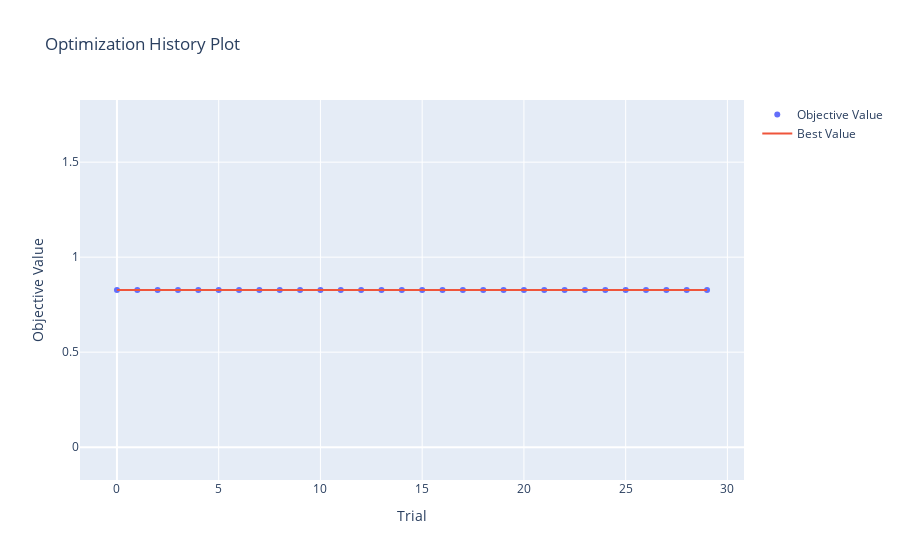

Notebook code cell kept with this figure:
### Markdown cell above
Tune with Optuna

### Code cell
def objective(trial):
    params={'penalty':trial.suggest_categorical('penalty',['l1', 'l2']),
            'max_iter':trial.suggest_int('max_iter', 100,10000),
            'loss':trial.suggest_categorical('loss', ['squared_hinge']),
            'dual':trial.suggest_categorical('dual', [False]),
            'C':trial.suggest_float('C',.1, 30)
           }
    
    ideal_svc = LinearSVC(**params, random_state=12)

    cv=StratifiedKFold(n_splits=5, shuffle=True, random_state=12)
    score = cross_val_score(ideal_svc,
                            X_train_svc, 
                            y_train,
                            cv=cv,
                            scoring='accuracy').mean()
    
    return score 
    
# create study
study = opt.create_study(direction='maximize')

# optimize study
study.optimize(objective, n_trials=30)

best_score_svc = study.best_value 
best_param_svc = study.best_params 

print(f'Best_score = {best_score_svc} \n Best_params = {best_param_svc}')

opt.visualization.plot_optimization_history(study).show()

### Figure 1 — Plotly figure (JSON) as saved in the notebook; plotly's stock layout.template omitted (floating-point values rounded to 4 significant figures)
{"data": [{"mode": "markers", "name": "Objective Value", "type": "scatter", "x": [0, 1, 2, 3, 4, 5, 6, 7, 8, 9, 10, 11, 12, 13, 14, 15, 16, 17, 18, 19, 20, 21, 22, 23, 24, 25, 26, 27, 28, 29], "y": [0.8272, 0.8272, 0.8272, 0.8272, 0.8272, 0.8272, 0.8272, 0.8272, 0.8272, 0.8272, 0.8272, 0.8272, 0.8272, 0.8272, 0.8272, 0.8272, 0.8272, 0.8272, 0.8272, 0.8272, 0.8272, 0.8272, 0.8272, 0.8272, 0.8272, 0.8272, 0.8272, 0.8272, 0.8272, 0.8272]}, {"mode": "lines", "name": "Best Value", "type": "scatter", "x": [0, 1, 2, 3, 4, 5, 6, 7, 8, 9, 10, 11, 12, 13, 14, 15, 16, 17, 18, 19, 20, 21, 22, 23, 24, 25, 26, 27, 28, 29], "y": [0.8272, 0.8272, 0.8272, 0.8272, 0.8272, 0.8272, 0.8272, 0.8272, 0.8272, 0.8272, 0.8272, 0.8272, 0.8272, 0.8272, 0.8272, 0.8272, 0.8272, 0.8272, 0.8272, 0.8272, 0.8272, 0.8272, 0.8272, 0.8272, 0.8272, 0.8272, 0.8272, 0.8272, 0.8272, 0.8272]}, {"marker": {"color": "#cccccc"}, "mode": "markers", "name": "Infeasible Trial", "showlegend": false, "type": "scatter", "x": [], "y": []}], "layout": {"title": {"text": "Optimization History Plot"}, "xaxis": {"title": {"text": "Trial"}}, "yaxis": {"title": {"text": "Objective Value"}}}}
